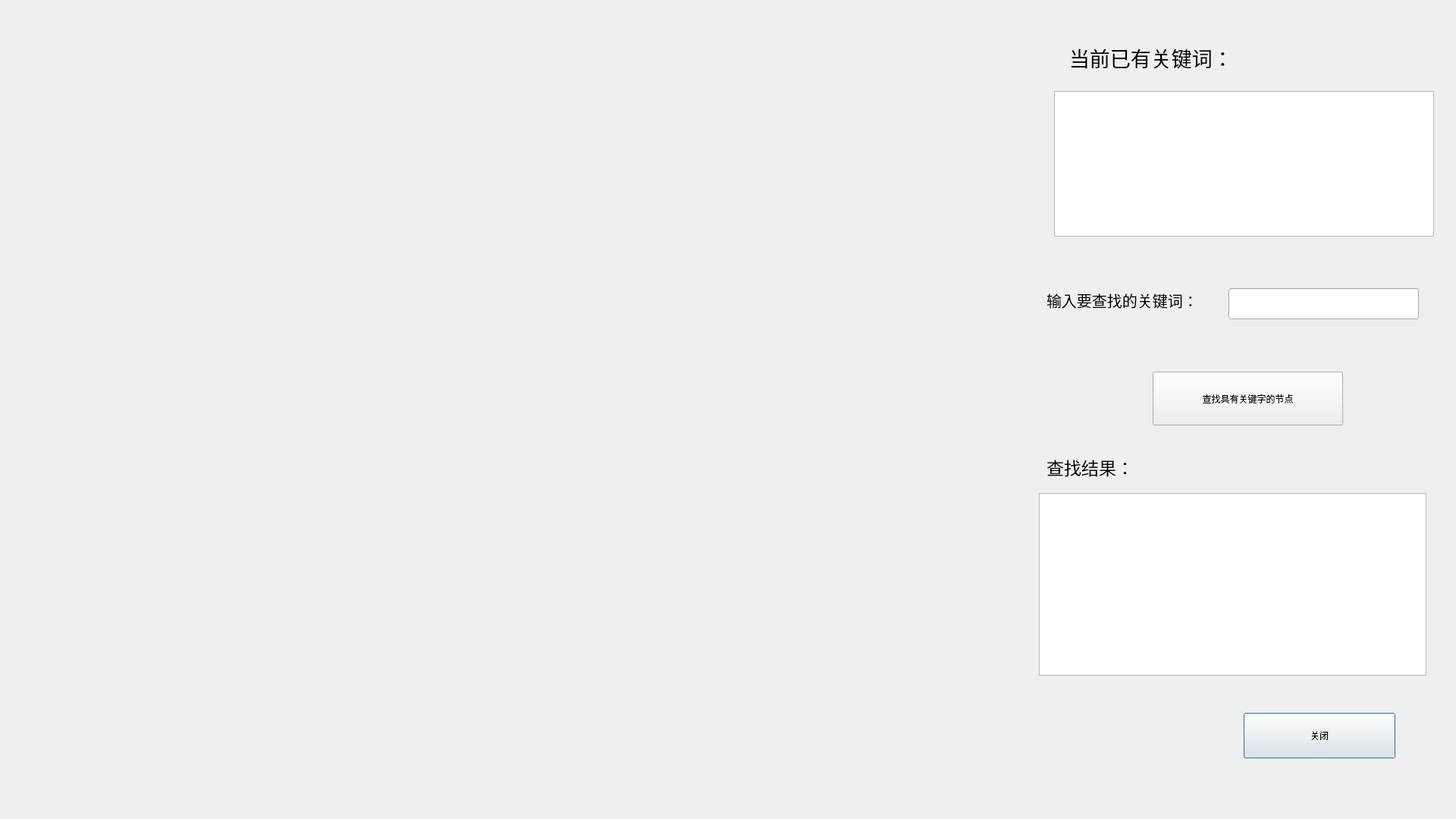
<?xml version="1.0" encoding="UTF-8"?>
<ui version="4.0">
 <class>fing_key</class>
 <widget class="QDialog" name="fing_key">
  <property name="geometry">
   <rect>
    <x>0</x>
    <y>0</y>
    <width>1920</width>
    <height>1080</height>
   </rect>
  </property>
  <property name="sizePolicy">
   <sizepolicy hsizetype="Preferred" vsizetype="Preferred">
    <horstretch>0</horstretch>
    <verstretch>0</verstretch>
   </sizepolicy>
  </property>
  <property name="windowTitle">
   <string>Dialog</string>
  </property>
  <widget class="QPushButton" name="return_btn">
   <property name="geometry">
    <rect>
     <x>1640</x>
     <y>940</y>
     <width>200</width>
     <height>60</height>
    </rect>
   </property>
   <property name="text">
    <string>关闭</string>
   </property>
  </widget>
  <widget class="QLabel" name="label">
   <property name="geometry">
    <rect>
     <x>1410</x>
     <y>50</y>
     <width>261</width>
     <height>51</height>
    </rect>
   </property>
   <property name="font">
    <font>
     <family>黑体</family>
     <pointsize>20</pointsize>
    </font>
   </property>
   <property name="text">
    <string>当前已有关键词：</string>
   </property>
  </widget>
  <widget class="QTextBrowser" name="textBrowser">
   <property name="geometry">
    <rect>
     <x>1390</x>
     <y>120</y>
     <width>501</width>
     <height>192</height>
    </rect>
   </property>
   <property name="font">
    <font>
     <family>微软雅黑</family>
     <pointsize>10</pointsize>
    </font>
   </property>
  </widget>
  <widget class="QPushButton" name="pushButton">
   <property name="geometry">
    <rect>
     <x>1520</x>
     <y>490</y>
     <width>251</width>
     <height>71</height>
    </rect>
   </property>
   <property name="text">
    <string>查找具有关键字的节点</string>
   </property>
  </widget>
  <widget class="QTextBrowser" name="textBrowser_2">
   <property name="geometry">
    <rect>
     <x>1370</x>
     <y>650</y>
     <width>511</width>
     <height>241</height>
    </rect>
   </property>
   <property name="font">
    <font>
     <pointsize>10</pointsize>
    </font>
   </property>
  </widget>
  <widget class="QLabel" name="label_2">
   <property name="geometry">
    <rect>
     <x>1380</x>
     <y>590</y>
     <width>281</width>
     <height>51</height>
    </rect>
   </property>
   <property name="font">
    <font>
     <family>黑体</family>
     <pointsize>17</pointsize>
     <weight>50</weight>
     <bold>false</bold>
    </font>
   </property>
   <property name="text">
    <string>查找结果：</string>
   </property>
  </widget>
  <widget class="QLabel" name="label_3">
   <property name="geometry">
    <rect>
     <x>1380</x>
     <y>360</y>
     <width>251</width>
     <height>71</height>
    </rect>
   </property>
   <property name="font">
    <font>
     <pointsize>15</pointsize>
    </font>
   </property>
   <property name="text">
    <string>输入要查找的关键词：</string>
   </property>
  </widget>
  <widget class="QLineEdit" name="lineEdit">
   <property name="geometry">
    <rect>
     <x>1620</x>
     <y>380</y>
     <width>251</width>
     <height>41</height>
    </rect>
   </property>
   <property name="font">
    <font>
     <pointsize>10</pointsize>
    </font>
   </property>
  </widget>
 </widget>
 <resources/>
 <connections>
  <connection>
   <sender>return_btn</sender>
   <signal>clicked()</signal>
   <receiver>fing_key</receiver>
   <slot>close()</slot>
   <hints>
    <hint type="sourcelabel">
     <x>1719</x>
     <y>649</y>
    </hint>
    <hint type="destinationlabel">
     <x>959</x>
     <y>539</y>
    </hint>
   </hints>
  </connection>
 </connections>
</ui>
